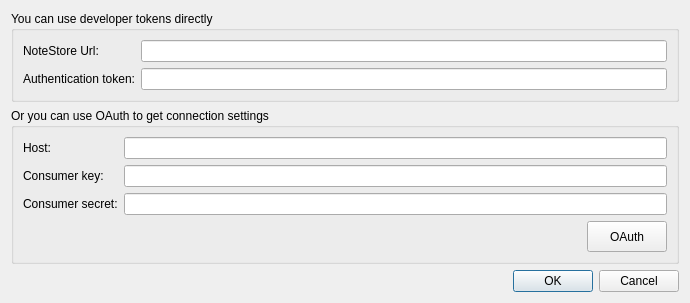
<?xml version="1.0" encoding="UTF-8"?>
<ui version="4.0">
 <class>SettingsDialog</class>
 <widget class="QDialog" name="SettingsDialog">
  <property name="geometry">
   <rect>
    <x>0</x>
    <y>0</y>
    <width>690</width>
    <height>292</height>
   </rect>
  </property>
  <property name="windowTitle">
   <string>Connection Settings</string>
  </property>
  <layout class="QVBoxLayout" name="verticalLayout">
   <item>
    <widget class="QGroupBox" name="groupBox">
     <property name="title">
      <string>You can use developer tokens directly</string>
     </property>
     <layout class="QFormLayout" name="formLayout">
      <item row="0" column="0">
       <widget class="QLabel" name="label_4">
        <property name="text">
         <string>NoteStore Url:</string>
        </property>
       </widget>
      </item>
      <item row="0" column="1">
       <widget class="QLineEdit" name="noteStoreUrlLineEdit"/>
      </item>
      <item row="1" column="0">
       <widget class="QLabel" name="label_5">
        <property name="text">
         <string>Authentication token:</string>
        </property>
       </widget>
      </item>
      <item row="1" column="1">
       <widget class="QLineEdit" name="authenticationTokenLineEdit"/>
      </item>
     </layout>
    </widget>
   </item>
   <item>
    <widget class="QGroupBox" name="groupBox_2">
     <property name="font">
      <font>
       <weight>50</weight>
       <bold>false</bold>
      </font>
     </property>
     <property name="title">
      <string>Or you can use OAuth to get connection settings</string>
     </property>
     <layout class="QFormLayout" name="formLayout_2">
      <item row="0" column="0">
       <widget class="QLabel" name="label">
        <property name="text">
         <string>Host:</string>
        </property>
       </widget>
      </item>
      <item row="0" column="1">
       <widget class="QLineEdit" name="hostLineEdit"/>
      </item>
      <item row="2" column="0">
       <widget class="QLabel" name="label_3">
        <property name="text">
         <string>Consumer key:</string>
        </property>
       </widget>
      </item>
      <item row="2" column="1">
       <widget class="QLineEdit" name="consumerKeyLineEdit"/>
      </item>
      <item row="4" column="0">
       <widget class="QLabel" name="label_2">
        <property name="text">
         <string>Consumer secret:</string>
        </property>
       </widget>
      </item>
      <item row="4" column="1">
       <widget class="QLineEdit" name="consumerSecretLineEdit"/>
      </item>
      <item row="5" column="1">
       <layout class="QHBoxLayout" name="horizontalLayout">
        <item>
         <spacer name="horizontalSpacer">
          <property name="orientation">
           <enum>Qt::Horizontal</enum>
          </property>
          <property name="sizeHint" stdset="0">
           <size>
            <width>40</width>
            <height>20</height>
           </size>
          </property>
         </spacer>
        </item>
        <item>
         <widget class="QPushButton" name="oauthButton">
          <property name="minimumSize">
           <size>
            <width>0</width>
            <height>31</height>
           </size>
          </property>
          <property name="text">
           <string>OAuth</string>
          </property>
         </widget>
        </item>
       </layout>
      </item>
     </layout>
    </widget>
   </item>
   <item>
    <widget class="QDialogButtonBox" name="buttonBox">
     <property name="standardButtons">
      <set>QDialogButtonBox::Cancel|QDialogButtonBox::Ok</set>
     </property>
    </widget>
   </item>
  </layout>
 </widget>
 <resources/>
 <connections>
  <connection>
   <sender>oauthButton</sender>
   <signal>clicked()</signal>
   <receiver>SettingsDialog</receiver>
   <slot>login()</slot>
   <hints>
    <hint type="sourcelabel">
     <x>669</x>
     <y>240</y>
    </hint>
    <hint type="destinationlabel">
     <x>685</x>
     <y>164</y>
    </hint>
   </hints>
  </connection>
  <connection>
   <sender>SettingsDialog</sender>
   <signal>finished(int)</signal>
   <receiver>SettingsDialog</receiver>
   <slot>onFinished()</slot>
   <hints>
    <hint type="sourcelabel">
     <x>344</x>
     <y>108</y>
    </hint>
    <hint type="destinationlabel">
     <x>344</x>
     <y>108</y>
    </hint>
   </hints>
  </connection>
  <connection>
   <sender>buttonBox</sender>
   <signal>accepted()</signal>
   <receiver>SettingsDialog</receiver>
   <slot>accept()</slot>
   <hints>
    <hint type="sourcelabel">
     <x>521</x>
     <y>268</y>
    </hint>
    <hint type="destinationlabel">
     <x>480</x>
     <y>288</y>
    </hint>
   </hints>
  </connection>
  <connection>
   <sender>buttonBox</sender>
   <signal>rejected()</signal>
   <receiver>SettingsDialog</receiver>
   <slot>reject()</slot>
   <hints>
    <hint type="sourcelabel">
     <x>632</x>
     <y>269</y>
    </hint>
    <hint type="destinationlabel">
     <x>687</x>
     <y>270</y>
    </hint>
   </hints>
  </connection>
 </connections>
 <slots>
  <slot>login()</slot>
  <slot>onFinished()</slot>
 </slots>
</ui>
